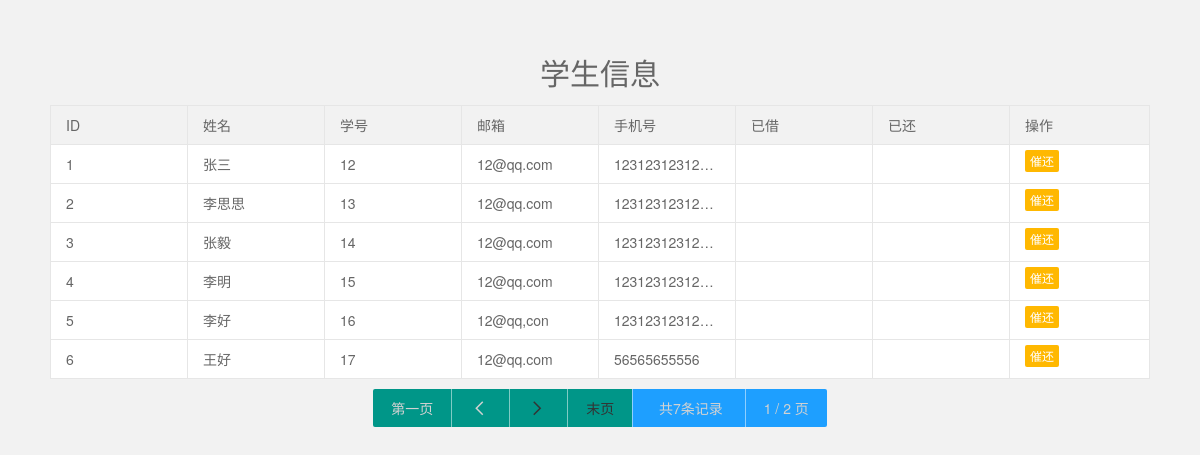
The page /admin/php/studentmsg.php on the database its author committed.
### tables this page shows
CREATE TABLE `tb_user` (
  `id` int(10) NOT NULL AUTO_INCREMENT,
  `uname` varchar(255) DEFAULT NULL,
  `password` varchar(255) DEFAULT NULL,
  `number` varchar(255) DEFAULT NULL,
  `email` varchar(255) DEFAULT NULL,
  `student_id` varchar(255) DEFAULT NULL,
  `yj` varchar(255) DEFAULT NULL,
  `yh` varchar(255) DEFAULT NULL,
  `book1` varchar(255) DEFAULT NULL,
  `book2` varchar(255) DEFAULT NULL,
  `book3` varchar(255) DEFAULT NULL,
  `book4` varchar(255) DEFAULT NULL,
  PRIMARY KEY (`id`)
);

### admin/php/studentmsg.php (the view, shortened to what this page needs)
<head>
  <link rel="stylesheet" href="../../layuiadmin/layui/css/layui.css" media="all">
  <link rel="stylesheet" href="../../layuiadmin/style/admin.css" media="all">
</head>
<body>
  <div align="center" style="margin: 50px;">
    <table class="layui-table" style="margin-top: 50px;" lay-filter="test" lay-data="{}">
    	<option class="layui-table-tips" style="font-size: 30px;">学生信息</option>
     <thead>
        <?php
        require ('conn.php');
	if (isset($_GET['page']) && (int)$_GET['page'] > 0) {
		$Page = $_GET['page'];
	} else {
		$Page = 1;
	}
	$PageSize = 6;
	$result = mysqli_query($db, "select id from  tb_user");
	$RecordCount = mysqli_num_rows($result);
	$PageCount = ceil($RecordCount / $PageSize);
	$result = mysqli_query($db, "select * from tb_user");
        mysqli_data_seek($result, ($Page - 1) * $PageSize);
        for ($i = 0; $i < $PageSize; $i++) {
            $row = mysqli_fetch_assoc($result);
            if ($row) {
                ?>
                <tbody>
                <tr>
                    <td><?php echo $row['id'] ?></td>
                    <td><?php echo $row['uname'] ?></td>
                    <td><?php echo $row['student_id'] ?></td>
                    <td><?php echo $row['email'] ?></td>
                    <td><?php echo $row['number'] ?></td>
                    <td><a class="layui-btn layui-btn-warm layui-btn-xs" lay-event="edit">催还</a></td>
                </tr>
                </tbody>
            <?php }
					}
 ?>
    </table>
    <p><?php
	if ($Page == 1)
		echo "<div class='layui-btn-group'>
            <button class='layui-btn  layui-disabled'>第一页</button>
		<button class='layui-btn  layui-disabled'><i class='layui-icon'></i></button>";
	else
		echo " <div class='layui-btn-group'><button class='layui-btn'><a href='?page=1'>第一页</a></button>
         <button class='layui-btn'><a href='?page=" . ($Page - 1) . "'><i class='layui-icon'></i></a></button> ";
	if ($Page == $PageCount)
		echo " <button class='layui-btn  layui-disabled'><i class='layui-icon'></i></button>
		<button class='layui-btn  layui-disabled'>末页</button>";
	else
		echo " <button class='layui-btn'><a href='?page=" . ($Page + 1) . "'><i class='layui-icon'></i></a></button>
 <button class='layui-btn'><a href='?page=" . $PageCount . "'>末页</a></button> ";
	echo " <button class='layui-btn layui-btn-normal layui-disabled'>&nbsp; 共" . $RecordCount . "条记录&nbsp;</button>";
	echo " <button class='layui-btn layui-btn-normal layui-disabled'>$Page / $PageCount 页</button> </div>";
        ?></p>
</div>
</body>

### layuiadmin/layui/css/layui.css (style rules this page uses)
.layui-btn,.layui-edge,.layui-inline,img { vertical-align:middle }
.layui-btn,.layui-disabled,.layui-icon,.layui-unselect { -webkit-user-select:none;-ms-user-select:none;-moz-user-select:none }
blockquote,body,button,dd,div,dl,dt,form,h1,h2,h3,h4,h5,h6,input,li,ol,p,pre,td,textarea,th,ul { margin:0;padding:0;-webkit-tap-highlight-color:rgba(0,0,0,0) }
table { border-collapse:collapse;border-spacing:0 }
button,input,optgroup,option,select,textarea { font-family:inherit;font-size:inherit;font-style:inherit;font-weight:inherit;outline:0 }
body { line-height:24px;font:14px Helvetica Neue,Helvetica,PingFang SC,Tahoma,Arial,sans-serif }
a { color:#333;text-decoration:none }
.layui-border-box,.layui-border-box * { box-sizing:border-box }
.layui-disabled,.layui-disabled:hover { color:#d2d2d2!important;cursor:not-allowed!important }
.layui-icon { font-family:layui-icon!important;font-size:16px;font-style:normal;-webkit-font-smoothing:antialiased;-moz-osx-font-smoothing:grayscale }
.layui-btn,.layui-input,.layui-select,.layui-textarea,.layui-upload-button { outline:0;-webkit-appearance:none;transition:all .3s;-webkit-transition:all .3s;box-sizing:border-box }
.layui-btn { display:inline-block;height:38px;line-height:38px;padding:0 18px;background-color:#009688;color:#fff;white-space:nowrap;text-align:center;font-size:14px;border:none;border-radius:2px;cursor:pointer }
.layui-btn+.layui-btn { margin-left:10px }
.layui-btn .layui-icon { margin-right:3px;font-size:18px;vertical-align:bottom;vertical-align:middle\9 }
.layui-btn-normal { background-color:#1E9FFF }
.layui-btn-warm { background-color:#FFB800 }
.layui-btn-xs { height:22px;line-height:22px;padding:0 5px;font-size:12px }
.layui-btn-group { display:inline-block;vertical-align:middle;font-size:0 }
.layui-btn-group .layui-btn { margin-left:0!important;margin-right:0!important;border-left:1px solid rgba(255,255,255,.5);border-radius:0 }
.layui-btn-group .layui-btn:first-child { border-left:none;border-radius:2px 0 0 2px }
.layui-btn-group .layui-btn:last-child { border-radius:0 2px 2px 0 }
.layui-btn-group .layui-btn+.layui-btn { margin-left:0 }
.layui-table,.layui-table-view { margin:10px 0 }
.layui-table { width:100%;background-color:#fff;color:#666 }
.layui-table tr { transition:all .3s;-webkit-transition:all .3s }
.layui-table td,.layui-table th,.layui-table-col-set,.layui-table-fixed-r,.layui-table-grid-down,.layui-table-header,.layui-table-page,.layui-table-tips-main,.layui-table-tool,.layui-table-total,.layui-table-view,.layui-table[lay-skin=line],.layui-table[lay-skin=row] { border-width:1px;border-style:solid;border-color:#e6e6e6 }
.layui-table td,.layui-table th { position:relative;padding:9px 15px;min-height:20px;line-height:20px;font-size:14px }
.layui-table[lay-data] { display:none }

### rows shown on the page
tb_user: id "1", uname "张三", student "12", email "12@qq.com", number "12312312312…"
tb_user: id "2", uname "李思思", student "13", email "12@qq.com", number "12312312312…"
tb_user: id "3", uname "张毅", student "14", email "12@qq.com", number "12312312312…"
tb_user: id "4", uname "李明", student "15", email "12@qq.com", number "12312312312…"
tb_user: id "5", uname "李好", student "16", email "12@qq,con", number "12312312312…"
tb_user: id "6", uname "王好", student "17", email "12@qq.com", number "56565655556"

### other values the page prints
$RecordCount "7"
$Page "1"
$PageCount "2"
